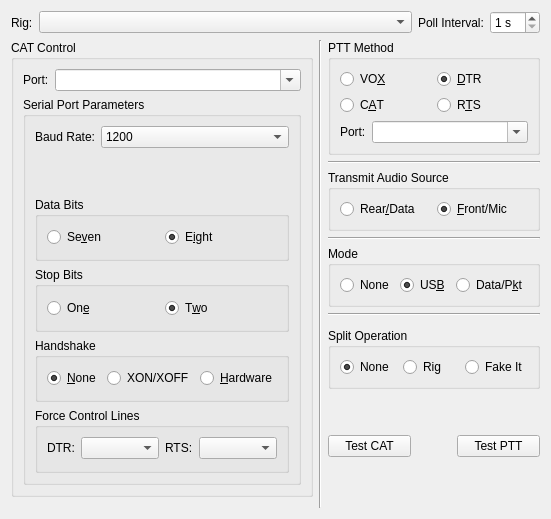
     <widget class="QWidget" name="radio_tab">
      <attribute name="title">
       <string>&amp;Radio</string>
      </attribute>
      <attribute name="toolTip">
       <string>Radio interface configuration settings.</string>
      </attribute>
      <layout class="QGridLayout" name="gridLayout_3">
       <item row="1" column="0" rowspan="11">
        <widget class="QGroupBox" name="CAT_control_group_box">
         <property name="sizePolicy">
          <sizepolicy hsizetype="Preferred" vsizetype="Preferred">
           <horstretch>0</horstretch>
           <verstretch>0</verstretch>
          </sizepolicy>
         </property>
         <property name="toolTip">
          <string>Settings that control your CAT interface.</string>
         </property>
         <property name="title">
          <string>CAT Control</string>
         </property>
         <layout class="QVBoxLayout" name="verticalLayout_3">
          <item>
           <layout class="QFormLayout" name="formLayout">
            <property name="fieldGrowthPolicy">
             <enum>QFormLayout::ExpandingFieldsGrow</enum>
            </property>
            <item row="0" column="0">
             <widget class="QLabel" name="CAT_port_label">
              <property name="text">
               <string>Port:</string>
              </property>
              <property name="buddy">
               <cstring>CAT_port_combo_box</cstring>
              </property>
             </widget>
            </item>
            <item row="0" column="1">
             <widget class="QComboBox" name="CAT_port_combo_box">
              <property name="sizePolicy">
               <sizepolicy hsizetype="MinimumExpanding" vsizetype="Fixed">
                <horstretch>1</horstretch>
                <verstretch>0</verstretch>
               </sizepolicy>
              </property>
              <property name="toolTip">
               <string>Serial port used for CAT control.</string>
              </property>
              <property name="editable">
               <bool>true</bool>
              </property>
              <property name="currentText">
               <string/>
              </property>
              <property name="insertPolicy">
               <enum>QComboBox::NoInsert</enum>
              </property>
             </widget>
            </item>
           </layout>
          </item>
          <item>
           <widget class="QGroupBox" name="CAT_serial_port_parameters_group_box">
            <property name="sizePolicy">
             <sizepolicy hsizetype="Preferred" vsizetype="MinimumExpanding">
              <horstretch>0</horstretch>
              <verstretch>0</verstretch>
             </sizepolicy>
            </property>
            <property name="title">
             <string>Serial Port Parameters</string>
            </property>
            <layout class="QVBoxLayout" name="verticalLayout">
             <item>
              <layout class="QFormLayout" name="formLayout_5">
               <property name="fieldGrowthPolicy">
                <enum>QFormLayout::ExpandingFieldsGrow</enum>
               </property>
               <item row="0" column="0">
                <widget class="QLabel" name="CAT_baud_label">
                 <property name="text">
                  <string>Baud Rate:</string>
                 </property>
                 <property name="buddy">
                  <cstring>CAT_serial_baud_combo_box</cstring>
                 </property>
                </widget>
               </item>
               <item row="0" column="1">
                <widget class="QComboBox" name="CAT_serial_baud_combo_box">
                 <property name="sizePolicy">
                  <sizepolicy hsizetype="MinimumExpanding" vsizetype="Fixed">
                   <horstretch>0</horstretch>
                   <verstretch>0</verstretch>
                  </sizepolicy>
                 </property>
                 <property name="toolTip">
                  <string>Serial port data rate which must match the setting of your radio.</string>
                 </property>
                 <property name="currentIndex">
                  <number>0</number>
                 </property>
                 <item>
                  <property name="text">
                   <string>1200</string>
                  </property>
                 </item>
                 <item>
                  <property name="text">
                   <string>2400</string>
                  </property>
                 </item>
                 <item>
                  <property name="text">
                   <string>4800</string>
                  </property>
                 </item>
                 <item>
                  <property name="text">
                   <string>9600</string>
                  </property>
                 </item>
                 <item>
                  <property name="text">
                   <string>19200</string>
                  </property>
                 </item>
                 <item>
                  <property name="text">
                   <string>38400</string>
                  </property>
                 </item>
                 <item>
                  <property name="text">
                   <string>57600</string>
                  </property>
                 </item>
                 <item>
                  <property name="text">
                   <string>115200</string>
                  </property>
                 </item>
                </widget>
               </item>
              </layout>
             </item>
             <item>
              <widget class="QGroupBox" name="CAT_data_bits_group_box">
               <property name="toolTip">
                <string>&lt;html&gt;&lt;head/&gt;&lt;body&gt;&lt;p&gt;Number of data bits used to communicate with your radio's CAT interface (usually eight).&lt;/p&gt;&lt;/body&gt;&lt;/html&gt;</string>
               </property>
               <property name="title">
                <string>Data Bits</string>
               </property>
               <layout class="QHBoxLayout" name="horizontalLayout_4">
                <item>
                 <widget class="QRadioButton" name="CAT_7_bit_radio_button">
                  <property name="text">
                   <string>Se&amp;ven</string>
                  </property>
                  <attribute name="buttonGroup">
                   <string notr="true">CAT_data_bits_button_group</string>
                  </attribute>
                 </widget>
                </item>
                <item>
                 <widget class="QRadioButton" name="CAT_8_bit_radio_button">
                  <property name="text">
                   <string>E&amp;ight</string>
                  </property>
                  <property name="checked">
                   <bool>true</bool>
                  </property>
                  <attribute name="buttonGroup">
                   <string notr="true">CAT_data_bits_button_group</string>
                  </attribute>
                 </widget>
                </item>
               </layout>
              </widget>
             </item>
             <item>
              <widget class="QGroupBox" name="CAT_stop_bits_group_box">
               <property name="toolTip">
                <string>&lt;html&gt;&lt;head/&gt;&lt;body&gt;&lt;p&gt;Number of stop bits used when communicating with your radio's CAT interface&lt;/p&gt;&lt;p&gt;(consult you radio's manual for details).&lt;/p&gt;&lt;/body&gt;&lt;/html&gt;</string>
               </property>
               <property name="title">
                <string>Stop Bits</string>
               </property>
               <layout class="QHBoxLayout" name="horizontalLayout_2">
                <item>
                 <widget class="QRadioButton" name="CAT_one_stop_bit_radio_button">
                  <property name="text">
                   <string>On&amp;e</string>
                  </property>
                  <attribute name="buttonGroup">
                   <string notr="true">CAT_stop_bits_button_group</string>
                  </attribute>
                 </widget>
                </item>
                <item>
                 <widget class="QRadioButton" name="CAT_two_stop_bit_radio_button">
                  <property name="text">
                   <string>T&amp;wo</string>
                  </property>
                  <property name="checked">
                   <bool>true</bool>
                  </property>
                  <attribute name="buttonGroup">
                   <string notr="true">CAT_stop_bits_button_group</string>
                  </attribute>
                 </widget>
                </item>
               </layout>
              </widget>
             </item>
             <item>
              <widget class="QGroupBox" name="CAT_handshake_group_box">
               <property name="toolTip">
                <string>&lt;html&gt;&lt;head/&gt;&lt;body&gt;&lt;p&gt;Flow control protocol used between this computer and your radio's CAT interface (usually &amp;quot;None&amp;quot; but some require &amp;quot;Hardware&amp;quot;).&lt;/p&gt;&lt;/body&gt;&lt;/html&gt;</string>
               </property>
               <property name="title">
                <string>Handshake</string>
               </property>
               <layout class="QGridLayout" name="gridLayout_11">
                <item row="0" column="0">
                 <widget class="QRadioButton" name="CAT_handshake_none_radio_button">
                  <property name="text">
                   <string>&amp;None</string>
                  </property>
                  <property name="checked">
                   <bool>true</bool>
                  </property>
                  <attribute name="buttonGroup">
                   <string notr="true">CAT_handshake_button_group</string>
                  </attribute>
                 </widget>
                </item>
                <item row="0" column="1">
                 <widget class="QRadioButton" name="CAT_handshake_xon_radio_button">
                  <property name="toolTip">
                   <string>Software flow control (very rare on CAT interfaces).</string>
                  </property>
                  <property name="text">
                   <string>XON/XOFF</string>
                  </property>
                  <attribute name="buttonGroup">
                   <string notr="true">CAT_handshake_button_group</string>
                  </attribute>
                 </widget>
                </item>
                <item row="0" column="2">
                 <widget class="QRadioButton" name="CAT_handshake_hardware_radio_button">
                  <property name="toolTip">
                   <string>Flow control using the RTS and CTS RS-232 control lines
not often used but some radios have it as an option and 
a few, particularly some Kenwood rigs, require it).</string>
                  </property>
                  <property name="text">
                   <string>&amp;Hardware</string>
                  </property>
                  <attribute name="buttonGroup">
                   <string notr="true">CAT_handshake_button_group</string>
                  </attribute>
                 </widget>
                </item>
               </layout>
              </widget>
             </item>
             <item>
              <widget class="QGroupBox" name="CAT_control_lines_group_box">
               <property name="toolTip">
                <string>Special control of CAT port control lines.</string>
               </property>
               <property name="title">
                <string>Force Control Lines</string>
               </property>
               <property name="checked">
                <bool>false</bool>
               </property>
               <layout class="QHBoxLayout" name="horizontalLayout_8">
                <item>
                 <layout class="QFormLayout" name="formLayout_8">
                  <item row="0" column="0">
                   <widget class="QLabel" name="force_DTR_label">
                    <property name="text">
                     <string>DTR:</string>
                    </property>
                    <property name="buddy">
                     <cstring>force_DTR_combo_box</cstring>
                    </property>
                   </widget>
                  </item>
                  <item row="0" column="1">
                   <widget class="QComboBox" name="force_DTR_combo_box">
                    <item>
                     <property name="text">
                      <string/>
                     </property>
                    </item>
                    <item>
                     <property name="text">
                      <string>High</string>
                     </property>
                    </item>
                    <item>
                     <property name="text">
                      <string>Low</string>
                     </property>
                    </item>
                   </widget>
                  </item>
                 </layout>
                </item>
                <item>
                 <layout class="QFormLayout" name="formLayout_9">
                  <item row="0" column="0">
                   <widget class="QLabel" name="force_RTS_label">
                    <property name="text">
                     <string>RTS:</string>
                    </property>
                    <property name="buddy">
                     <cstring>force_RTS_combo_box</cstring>
                    </property>
                   </widget>
                  </item>
                  <item row="0" column="1">
                   <widget class="QComboBox" name="force_RTS_combo_box">
                    <item>
                     <property name="text">
                      <string/>
                     </property>
                    </item>
                    <item>
                     <property name="text">
                      <string>High</string>
                     </property>
                    </item>
                    <item>
                     <property name="text">
                      <string>Low</string>
                     </property>
                    </item>
                   </widget>
                  </item>
                 </layout>
                </item>
               </layout>
              </widget>
             </item>
            </layout>
           </widget>
          </item>
         </layout>
        </widget>
       </item>
       <item row="6" column="2">
        <widget class="Line" name="line_6">
         <property name="orientation">
          <enum>Qt::Horizontal</enum>
         </property>
        </widget>
       </item>
       <item row="1" column="1" rowspan="12">
        <widget class="Line" name="line">
         <property name="orientation">
          <enum>Qt::Vertical</enum>
         </property>
        </widget>
       </item>
       <item row="1" column="2">
        <widget class="QGroupBox" name="PTT_method_group_box">
         <property name="sizePolicy">
          <sizepolicy hsizetype="Expanding" vsizetype="Preferred">
           <horstretch>0</horstretch>
           <verstretch>0</verstretch>
          </sizepolicy>
         </property>
         <property name="toolTip">
          <string>How this program activates the PTT on your radio</string>
         </property>
         <property name="title">
          <string>PTT Method</string>
         </property>
         <layout class="QGridLayout" name="gridLayout_2">
          <item row="0" column="0">
           <widget class="QRadioButton" name="PTT_VOX_radio_button">
            <property name="toolTip">
             <string>&lt;html&gt;&lt;head/&gt;&lt;body&gt;&lt;p&gt;No PTT activation, instead the radio's automatic VOX is used to key the transmitter.&lt;/p&gt;&lt;p&gt;Use this if you have no radio interface hardware.&lt;/p&gt;&lt;/body&gt;&lt;/html&gt;</string>
            </property>
            <property name="text">
             <string>VO&amp;X</string>
            </property>
            <attribute name="buttonGroup">
             <string notr="true">PTT_method_button_group</string>
            </attribute>
           </widget>
          </item>
          <item row="0" column="1">
           <widget class="QRadioButton" name="PTT_DTR_radio_button">
            <property name="toolTip">
             <string>&lt;html&gt;&lt;head/&gt;&lt;body&gt;&lt;p&gt;Use the RS-232 DTR control line to toggle your radio's PTT, requires hardware to inteface the line.&lt;/p&gt;&lt;p&gt;Some commercial interface units also use this method.&lt;/p&gt;&lt;p&gt;The DTR control line of the CAT serial port may be used for this or a DTR control line on a different serial port may be used.&lt;/p&gt;&lt;/body&gt;&lt;/html&gt;</string>
            </property>
            <property name="text">
             <string>&amp;DTR</string>
            </property>
            <property name="checked">
             <bool>true</bool>
            </property>
            <attribute name="buttonGroup">
             <string notr="true">PTT_method_button_group</string>
            </attribute>
           </widget>
          </item>
          <item row="1" column="0">
           <widget class="QRadioButton" name="PTT_CAT_radio_button">
            <property name="toolTip">
             <string>Some radios support PTT via CAT commands,
use this option if your radio supports it and you have no
other hardware interface for PTT.</string>
            </property>
            <property name="text">
             <string>C&amp;AT</string>
            </property>
            <attribute name="buttonGroup">
             <string notr="true">PTT_method_button_group</string>
            </attribute>
           </widget>
          </item>
          <item row="1" column="1">
           <widget class="QRadioButton" name="PTT_RTS_radio_button">
            <property name="toolTip">
             <string>&lt;html&gt;&lt;head/&gt;&lt;body&gt;&lt;p&gt;Use the RS-232 RTS control line to toggle your radio's PTT, requires hardware to inteface the line.&lt;/p&gt;&lt;p&gt;Some commercial interface units also use this method.&lt;/p&gt;&lt;p&gt;The RTS control line of the CAT serial port may be used for this or a RTS control line on a different serial port may be used. Note that this option is not available on the CAT serial port when hardware flow control is used.&lt;/p&gt;&lt;/body&gt;&lt;/html&gt;</string>
            </property>
            <property name="text">
             <string>R&amp;TS</string>
            </property>
            <attribute name="buttonGroup">
             <string notr="true">PTT_method_button_group</string>
            </attribute>
           </widget>
          </item>
          <item row="2" column="0" rowspan="2" colspan="2">
           <layout class="QFormLayout" name="formLayout_4">
            <property name="fieldGrowthPolicy">
             <enum>QFormLayout::ExpandingFieldsGrow</enum>
            </property>
            <item row="0" column="0">
             <widget class="QLabel" name="PTT_port_label">
              <property name="text">
               <string>Port:</string>
              </property>
              <property name="buddy">
               <cstring>PTT_port_combo_box</cstring>
              </property>
             </widget>
            </item>
            <item row="0" column="1">
             <widget class="QComboBox" name="PTT_port_combo_box">
              <property name="sizePolicy">
               <sizepolicy hsizetype="MinimumExpanding" vsizetype="Fixed">
                <horstretch>1</horstretch>
                <verstretch>0</verstretch>
               </sizepolicy>
              </property>
              <property name="toolTip">
               <string>&lt;html&gt;&lt;head/&gt;&lt;body&gt;&lt;p&gt;Select the RS-232 serial port utilised for PTT control, this option is available when DTR or RTS is selected above as a transmit method.&lt;/p&gt;&lt;p&gt;This port can be the same one as the one used for CAT control.&lt;/p&gt;&lt;p&gt;For some interface types the special value CAT may be chosen, this is used for non-serial CAT interfaces that can control serial port control lines remotely (OmniRig for example).&lt;/p&gt;&lt;/body&gt;&lt;/html&gt;</string>
              </property>
              <property name="editable">
               <bool>true</bool>
              </property>
              <property name="currentText">
               <string/>
              </property>
              <property name="currentIndex">
               <number>-1</number>
              </property>
              <property name="insertPolicy">
               <enum>QComboBox::NoInsert</enum>
              </property>
             </widget>
            </item>
           </layout>
          </item>
         </layout>
        </widget>
       </item>
       <item row="5" column="2">
        <widget class="QGroupBox" name="mode_group_box">
         <property name="toolTip">
          <string>Modulation mode selected on radio.</string>
         </property>
         <property name="title">
          <string>Mode</string>
         </property>
         <layout class="QGridLayout" name="gridLayout_10">
          <item row="0" column="1">
           <widget class="QRadioButton" name="mode_USB_radio_button">
            <property name="toolTip">
             <string>&lt;html&gt;&lt;head/&gt;&lt;body&gt;&lt;p&gt;USB is usually the correct modulation mode,&lt;/p&gt;&lt;p&gt;unless the radio has a special data or packet mode setting&lt;/p&gt;&lt;p&gt;for AFSK operation.&lt;/p&gt;&lt;/body&gt;&lt;/html&gt;</string>
            </property>
            <property name="text">
             <string>US&amp;B</string>
            </property>
            <property name="checked">
             <bool>true</bool>
            </property>
            <attribute name="buttonGroup">
             <string notr="true">TX_mode_button_group</string>
            </attribute>
           </widget>
          </item>
          <item row="0" column="0">
           <widget class="QRadioButton" name="mode_none_radio_button">
            <property name="toolTip">
             <string>Don't allow the program to set the radio mode
(not recommended but use if the wrong mode
or bandwidth is selected).</string>
            </property>
            <property name="text">
             <string>None</string>
            </property>
            <attribute name="buttonGroup">
             <string notr="true">TX_mode_button_group</string>
            </attribute>
           </widget>
          </item>
          <item row="0" column="2">
           <widget class="QRadioButton" name="mode_data_radio_button">
            <property name="toolTip">
             <string>If this is availabe then it is usually the correct mode for this program.</string>
            </property>
            <property name="text">
             <string>Data/P&amp;kt</string>
            </property>
            <attribute name="buttonGroup">
             <string notr="true">TX_mode_button_group</string>
            </attribute>
           </widget>
          </item>
         </layout>
        </widget>
       </item>
       <item row="3" column="2">
        <widget class="QGroupBox" name="TX_audio_source_group_box">
         <property name="toolTip">
          <string>Some radios can select the audio input using a CAT command,
this setting allows you to select which audio input will be used
(if it is available then generally the Rear/Data option is best).</string>
         </property>
         <property name="title">
          <string>Transmit Audio Source</string>
         </property>
         <layout class="QGridLayout" name="gridLayout_7">
          <item row="0" column="0">
           <widget class="QRadioButton" name="TX_source_data_radio_button">
            <property name="text">
             <string>Rear&amp;/Data</string>
            </property>
            <attribute name="buttonGroup">
             <string notr="true">TX_audio_source_button_group</string>
            </attribute>
           </widget>
          </item>
          <item row="0" column="1">
           <widget class="QRadioButton" name="TX_source_mic_radio_button">
            <property name="text">
             <string>&amp;Front/Mic</string>
            </property>
            <property name="checked">
             <bool>true</bool>
            </property>
            <attribute name="buttonGroup">
             <string notr="true">TX_audio_source_button_group</string>
            </attribute>
           </widget>
          </item>
         </layout>
        </widget>
       </item>
       <item row="9" column="2">
        <spacer name="verticalSpacer_2">
         <property name="orientation">
          <enum>Qt::Vertical</enum>
         </property>
         <property name="sizeHint" stdset="0">
          <size>
           <width>20</width>
           <height>40</height>
          </size>
         </property>
        </spacer>
       </item>
       <item row="2" column="2">
        <widget class="Line" name="line_3">
         <property name="orientation">
          <enum>Qt::Horizontal</enum>
         </property>
        </widget>
       </item>
       <item row="11" column="2">
        <spacer name="verticalSpacer_7">
         <property name="orientation">
          <enum>Qt::Vertical</enum>
         </property>
         <property name="sizeHint" stdset="0">
          <size>
           <width>20</width>
           <height>40</height>
          </size>
         </property>
        </spacer>
       </item>
       <item row="0" column="0" colspan="3">
        <layout class="QHBoxLayout" name="horizontalLayout_7">
         <item>
          <widget class="QLabel" name="rig_label">
           <property name="text">
            <string>Rig:</string>
           </property>
           <property name="buddy">
            <cstring>rig_combo_box</cstring>
           </property>
          </widget>
         </item>
         <item>
          <widget class="QComboBox" name="rig_combo_box">
           <property name="sizePolicy">
            <sizepolicy hsizetype="Preferred" vsizetype="Fixed">
             <horstretch>1</horstretch>
             <verstretch>0</verstretch>
            </sizepolicy>
           </property>
          </widget>
         </item>
         <item>
          <widget class="QLabel" name="CAT_poll_interval_label">
           <property name="text">
            <string>Poll Interval:</string>
           </property>
           <property name="buddy">
            <cstring>CAT_poll_interval_spin_box</cstring>
           </property>
          </widget>
         </item>
         <item>
          <widget class="QSpinBox" name="CAT_poll_interval_spin_box">
           <property name="toolTip">
            <string>&lt;html&gt;&lt;head/&gt;&lt;body&gt;&lt;p&gt;Interval to poll rig for status. Longer intervals will mean that changes to the rig will take longer to be detected.&lt;/p&gt;&lt;/body&gt;&lt;/html&gt;</string>
           </property>
           <property name="suffix">
            <string> s</string>
           </property>
           <property name="minimum">
            <number>1</number>
           </property>
          </widget>
         </item>
        </layout>
       </item>
       <item row="4" column="2">
        <widget class="Line" name="line_4">
         <property name="orientation">
          <enum>Qt::Horizontal</enum>
         </property>
        </widget>
       </item>
       <item row="10" column="2">
        <layout class="QHBoxLayout" name="horizontalLayout_11">
         <item>
          <widget class="QPushButton" name="test_CAT_push_button">
           <property name="toolTip">
            <string>&lt;html&gt;&lt;head/&gt;&lt;body&gt;&lt;p&gt;Attempt to connect to the radio with these settings.&lt;/p&gt;&lt;p&gt;The button will turn green if the connection is successful or red if there is a problem.&lt;/p&gt;&lt;/body&gt;&lt;/html&gt;</string>
           </property>
           <property name="text">
            <string>Test CAT</string>
           </property>
          </widget>
         </item>
         <item>
          <spacer name="horizontalSpacer_3">
           <property name="orientation">
            <enum>Qt::Horizontal</enum>
           </property>
           <property name="sizeType">
            <enum>QSizePolicy::Preferred</enum>
           </property>
           <property name="sizeHint" stdset="0">
            <size>
             <width>40</width>
             <height>20</height>
            </size>
           </property>
          </spacer>
         </item>
         <item>
          <widget class="QPushButton" name="test_PTT_push_button">
           <property name="toolTip">
            <string>Attempt to activate the transmitter.
Click again to deactivate. Normally no power should be
output since there is no audio being generated at this time.
Check that any Tx indication on your radio and/or your
radio interface behave as expected.</string>
           </property>
           <property name="styleSheet">
            <string notr="true">QPushButton:checked {
	background-color: red;
	border-style	: outset;
	border-width: 1px;
	border-radius: 5px;
	border-color: black;
	min-width: 5em;
	padding: 3px;
}</string>
           </property>
           <property name="text">
            <string>Test PTT</string>
           </property>
           <property name="checkable">
            <bool>true</bool>
           </property>
          </widget>
         </item>
        </layout>
       </item>
       <item row="8" column="2">
        <widget class="QGroupBox" name="split_operation_group_box">
         <property name="title">
          <string>Split Operation</string>
         </property>
         <layout class="QGridLayout" name="gridLayout_12">
          <item row="0" column="2">
           <widget class="QRadioButton" name="split_emulate_radio_button">
            <property name="text">
             <string>Fake It</string>
            </property>
            <attribute name="buttonGroup">
             <string notr="true">split_mode_button_group</string>
            </attribute>
           </widget>
          </item>
          <item row="0" column="1">
           <widget class="QRadioButton" name="split_rig_radio_button">
            <property name="text">
             <string>Rig</string>
            </property>
            <attribute name="buttonGroup">
             <string notr="true">split_mode_button_group</string>
            </attribute>
           </widget>
          </item>
          <item row="0" column="0">
           <widget class="QRadioButton" name="split_none_radio_button">
            <property name="text">
             <string>None</string>
            </property>
            <property name="checked">
             <bool>true</bool>
            </property>
            <attribute name="buttonGroup">
             <string notr="true">split_mode_button_group</string>
            </attribute>
           </widget>
          </item>
         </layout>
        </widget>
       </item>
       <item row="12" column="0">
        <spacer name="verticalSpacer_5">
         <property name="orientation">
          <enum>Qt::Vertical</enum>
         </property>
         <property name="sizeHint" stdset="0">
          <size>
           <width>20</width>
           <height>5</height>
          </size>
         </property>
        </spacer>
       </item>
      </layout>
     </widget>
